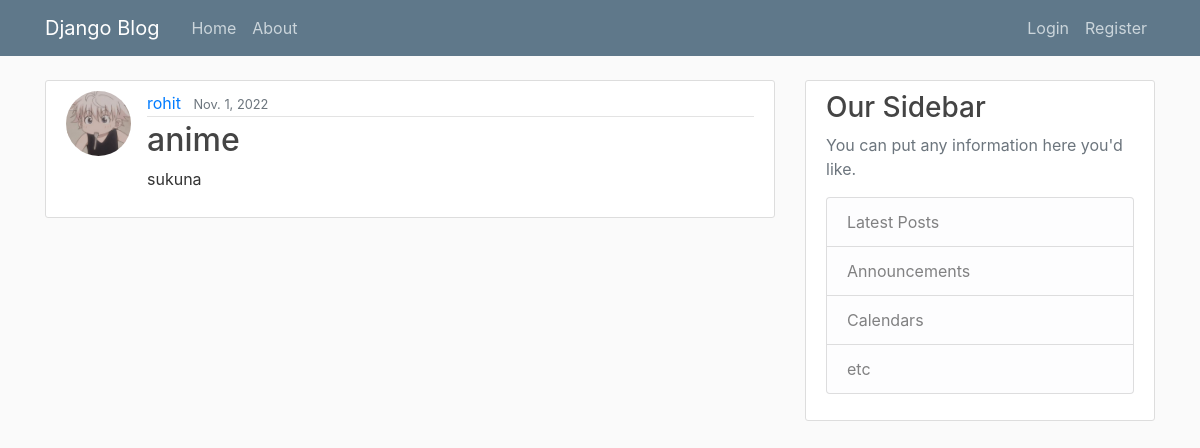
/post/11, run on the app's committed database.
### bllog/models.py (models this page shows, shortened)
class Post(models.Model):
    title = models.CharField(max_length=100)
    content = models.TextField()
    date_posted = models.DateField(default= timezone.now)
    author = models.ForeignKey( User,on_delete=models.CASCADE)

### Users/models.py (models this page shows, shortened)
class Profile(models.Model):
    user = models.OneToOneField(User,on_delete=models.CASCADE)
    image = models.ImageField(default='default.jpg',upload_to='profile_pics')

### bllog/views.py (the view)
# urls.py: path('post/<int:pk>', PostDetailView.as_view(),name = "post-detail"),
class PostDetailView(DetailView):
    model = Post

### bllog/templates/bllog/post_detail.html (shortened to what this page needs)
{% extends "bllog/base.html" %}
{% block content %}
<article class="media content-section">
    <img class="rounded-circle article-img" src="{{ post.author.profile.image.url }}">
    <div class="media-body">
        <div class="article-metadata">
            <a class="mr-2" href="{% url 'user-post' object.author.username %}">{{ object.author }}</a>
            <small class="text-muted">{{ object.date_posted }}</small>
        </div>
        <h2 class="article-title">{{ object.title }}</h2>
        <p class="article-content">{{ object.content }}</p>
    </div>
</article>
{% endblock content %}

### bllog/static/bllog/main.css (style rules this page uses)
body { background: #fafafa; color: #333333; margin-top: 5rem; }
h1, h2, h3, h4, h5, h6 { color: #444444; }
.content-section { background: #ffffff; padding: 10px 20px; border: 1px solid #dddddd; border-radius: 3px; margin-bottom: 20px; }
.article-title { color: #444444; }
.article-content { white-space: pre-line; }
.article-img { height: 65px; width: 65px; margin-right: 16px; }
.article-metadata { padding-bottom: 1px; margin-bottom: 4px; border-bottom: 1px solid #e3e3e3 }

### data on the page
Post: author.profile.image (picture), author "rohit", date_posted "Nov. 1, 2022", title "anime", content "sukuna"
